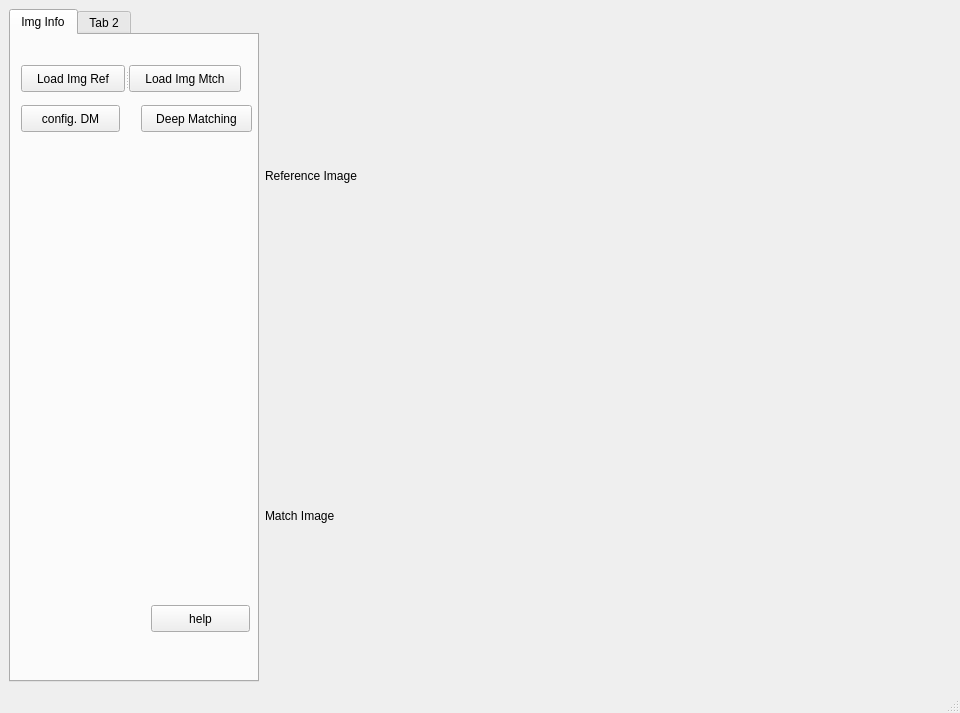
<?xml version="1.0" encoding="UTF-8"?>
<ui version="4.0">
 <class>MainWindow</class>
 <widget class="QMainWindow" name="MainWindow">
  <property name="geometry">
   <rect>
    <x>0</x>
    <y>0</y>
    <width>960</width>
    <height>713</height>
   </rect>
  </property>
  <property name="windowTitle">
   <string>MainWindow</string>
  </property>
  <widget class="QWidget" name="centralwidget">
   <layout class="QGridLayout" name="gridLayout">
    <item row="0" column="0" rowspan="2">
     <widget class="QTabWidget" name="CtrlPan">
      <property name="minimumSize">
       <size>
        <width>250</width>
        <height>0</height>
       </size>
      </property>
      <property name="maximumSize">
       <size>
        <width>250</width>
        <height>16777215</height>
       </size>
      </property>
      <property name="currentIndex">
       <number>0</number>
      </property>
      <widget class="QWidget" name="tab">
       <attribute name="title">
        <string>Img Info</string>
       </attribute>
       <widget class="QSplitter" name="splitter">
        <property name="geometry">
         <rect>
          <x>10</x>
          <y>30</y>
          <width>220</width>
          <height>27</height>
         </rect>
        </property>
        <property name="minimumSize">
         <size>
          <width>220</width>
          <height>0</height>
         </size>
        </property>
        <property name="maximumSize">
         <size>
          <width>16777215</width>
          <height>16777215</height>
         </size>
        </property>
        <property name="orientation">
         <enum>Qt::Horizontal</enum>
        </property>
        <widget class="QPushButton" name="loadImgRef">
         <property name="text">
          <string>Load Img Ref</string>
         </property>
        </widget>
        <widget class="QPushButton" name="loadImgMtch">
         <property name="text">
          <string>Load Img Mtch</string>
         </property>
        </widget>
       </widget>
       <widget class="QPushButton" name="exeDeepMtch">
        <property name="geometry">
         <rect>
          <x>130</x>
          <y>70</y>
          <width>111</width>
          <height>27</height>
         </rect>
        </property>
        <property name="text">
         <string>Deep Matching</string>
        </property>
       </widget>
       <widget class="QPushButton" name="help">
        <property name="geometry">
         <rect>
          <x>140</x>
          <y>570</y>
          <width>99</width>
          <height>27</height>
         </rect>
        </property>
        <property name="text">
         <string>help</string>
        </property>
       </widget>
       <widget class="QPushButton" name="configDM">
        <property name="geometry">
         <rect>
          <x>10</x>
          <y>70</y>
          <width>99</width>
          <height>27</height>
         </rect>
        </property>
        <property name="text">
         <string>config. DM</string>
        </property>
       </widget>
      </widget>
      <widget class="QWidget" name="tab_2">
       <attribute name="title">
        <string>Tab 2</string>
       </attribute>
      </widget>
     </widget>
    </item>
    <item row="0" column="1">
     <widget class="QLabel" name="imgRefDisp">
      <property name="text">
       <string>Reference Image</string>
      </property>
     </widget>
    </item>
    <item row="1" column="1">
     <widget class="QLabel" name="imgMtchDisp">
      <property name="text">
       <string>Match Image</string>
      </property>
     </widget>
    </item>
   </layout>
  </widget>
  <widget class="QMenuBar" name="menubar">
   <property name="geometry">
    <rect>
     <x>0</x>
     <y>0</y>
     <width>960</width>
     <height>25</height>
    </rect>
   </property>
  </widget>
  <widget class="QStatusBar" name="statusbar"/>
 </widget>
 <resources/>
 <connections/>
</ui>
